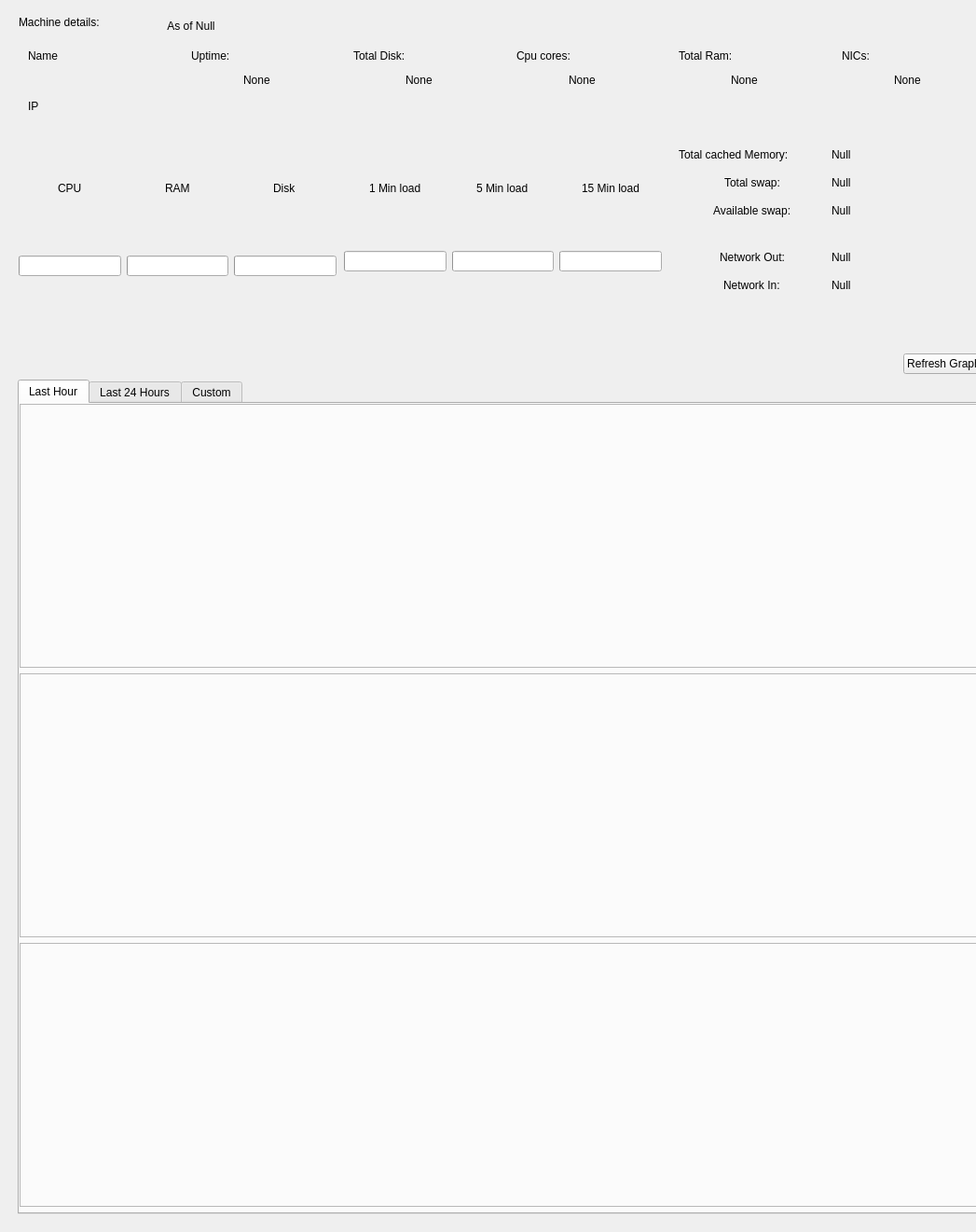
<?xml version="1.0" encoding="UTF-8"?>
<ui version="4.0">
 <class>Form</class>
 <widget class="QWidget" name="Form">
  <property name="geometry">
   <rect>
    <x>0</x>
    <y>0</y>
    <width>1047</width>
    <height>1321</height>
   </rect>
  </property>
  <property name="windowTitle">
   <string>Form</string>
  </property>
  <widget class="CardWidget" name="MainCard">
   <property name="geometry">
    <rect>
     <x>10</x>
     <y>10</y>
     <width>1061</width>
     <height>351</height>
    </rect>
   </property>
   <widget class="SubtitleLabel" name="SubtitleLabel">
    <property name="geometry">
     <rect>
      <x>10</x>
      <y>0</y>
      <width>161</width>
      <height>28</height>
     </rect>
    </property>
    <property name="text">
     <string>Machine details: </string>
    </property>
   </widget>
   <widget class="QWidget" name="horizontalLayoutWidget">
    <property name="geometry">
     <rect>
      <x>10</x>
      <y>30</y>
      <width>1041</width>
      <height>101</height>
     </rect>
    </property>
    <layout class="QHBoxLayout" name="horizontalLayout">
     <item>
      <layout class="QVBoxLayout" name="verticalLayout_2">
       <item>
        <widget class="ElevatedCardWidget" name="ElevatedCardWidget_7">
         <widget class="BodyLabel" name="MachineName">
          <property name="geometry">
           <rect>
            <x>10</x>
            <y>10</y>
            <width>151</width>
            <height>20</height>
           </rect>
          </property>
          <property name="text">
           <string>Name</string>
          </property>
         </widget>
        </widget>
       </item>
       <item>
        <widget class="ElevatedCardWidget" name="ElevatedCardWidget_6">
         <widget class="BodyLabel" name="MachineIP">
          <property name="geometry">
           <rect>
            <x>10</x>
            <y>10</y>
            <width>151</width>
            <height>19</height>
           </rect>
          </property>
          <property name="text">
           <string>IP</string>
          </property>
         </widget>
        </widget>
       </item>
      </layout>
     </item>
     <item>
      <widget class="ElevatedCardWidget" name="ElevatedCardWidget_5">
       <widget class="BodyLabel" name="BodyLabel_3">
        <property name="geometry">
         <rect>
          <x>10</x>
          <y>10</y>
          <width>63</width>
          <height>19</height>
         </rect>
        </property>
        <property name="text">
         <string>Uptime:</string>
        </property>
       </widget>
       <widget class="QWidget" name="verticalLayoutWidget">
        <property name="geometry">
         <rect>
          <x>0</x>
          <y>20</y>
          <width>161</width>
          <height>51</height>
         </rect>
        </property>
        <layout class="QVBoxLayout" name="verticalLayout">
         <item alignment="Qt::AlignHCenter">
          <widget class="SubtitleLabel" name="Uptime">
           <property name="text">
            <string>None</string>
           </property>
          </widget>
         </item>
        </layout>
       </widget>
      </widget>
     </item>
     <item>
      <widget class="ElevatedCardWidget" name="ElevatedCardWidget_11">
       <widget class="BodyLabel" name="BodyLabel_7">
        <property name="geometry">
         <rect>
          <x>10</x>
          <y>10</y>
          <width>101</width>
          <height>19</height>
         </rect>
        </property>
        <property name="text">
         <string>Total Disk:</string>
        </property>
       </widget>
       <widget class="QWidget" name="verticalLayoutWidget_7">
        <property name="geometry">
         <rect>
          <x>0</x>
          <y>20</y>
          <width>161</width>
          <height>51</height>
         </rect>
        </property>
        <layout class="QVBoxLayout" name="verticalLayout_9">
         <item alignment="Qt::AlignHCenter">
          <widget class="SubtitleLabel" name="TotalDisk">
           <property name="text">
            <string>None</string>
           </property>
          </widget>
         </item>
        </layout>
       </widget>
      </widget>
     </item>
     <item>
      <widget class="ElevatedCardWidget" name="ElevatedCardWidget_10">
       <widget class="BodyLabel" name="BodyLabel_6">
        <property name="geometry">
         <rect>
          <x>10</x>
          <y>10</y>
          <width>91</width>
          <height>19</height>
         </rect>
        </property>
        <property name="text">
         <string>Cpu cores:</string>
        </property>
       </widget>
       <widget class="QWidget" name="verticalLayoutWidget_6">
        <property name="geometry">
         <rect>
          <x>0</x>
          <y>20</y>
          <width>161</width>
          <height>51</height>
         </rect>
        </property>
        <layout class="QVBoxLayout" name="verticalLayout_8">
         <item alignment="Qt::AlignHCenter">
          <widget class="SubtitleLabel" name="CpuCores">
           <property name="text">
            <string>None</string>
           </property>
          </widget>
         </item>
        </layout>
       </widget>
      </widget>
     </item>
     <item>
      <widget class="ElevatedCardWidget" name="ElevatedCardWidget_9">
       <widget class="BodyLabel" name="BodyLabel_5">
        <property name="geometry">
         <rect>
          <x>10</x>
          <y>10</y>
          <width>91</width>
          <height>19</height>
         </rect>
        </property>
        <property name="text">
         <string>Total Ram:</string>
        </property>
       </widget>
       <widget class="QWidget" name="verticalLayoutWidget_5">
        <property name="geometry">
         <rect>
          <x>0</x>
          <y>20</y>
          <width>161</width>
          <height>51</height>
         </rect>
        </property>
        <layout class="QVBoxLayout" name="verticalLayout_7">
         <item alignment="Qt::AlignHCenter">
          <widget class="SubtitleLabel" name="TotalRam">
           <property name="text">
            <string>None</string>
           </property>
          </widget>
         </item>
        </layout>
       </widget>
      </widget>
     </item>
     <item>
      <widget class="ElevatedCardWidget" name="ElevatedCardWidget_8">
       <widget class="BodyLabel" name="BodyLabel_4">
        <property name="geometry">
         <rect>
          <x>10</x>
          <y>10</y>
          <width>101</width>
          <height>19</height>
         </rect>
        </property>
        <property name="text">
         <string>NICs:</string>
        </property>
       </widget>
       <widget class="QWidget" name="verticalLayoutWidget_4">
        <property name="geometry">
         <rect>
          <x>0</x>
          <y>20</y>
          <width>161</width>
          <height>51</height>
         </rect>
        </property>
        <layout class="QVBoxLayout" name="verticalLayout_6">
         <item alignment="Qt::AlignHCenter">
          <widget class="SubtitleLabel" name="Nics">
           <property name="text">
            <string>None</string>
           </property>
          </widget>
         </item>
        </layout>
       </widget>
      </widget>
     </item>
    </layout>
   </widget>
   <widget class="QWidget" name="horizontalLayoutWidget_2">
    <property name="geometry">
     <rect>
      <x>10</x>
      <y>130</y>
      <width>1041</width>
      <height>201</height>
     </rect>
    </property>
    <layout class="QHBoxLayout" name="horizontalLayout_2">
     <item>
      <widget class="ElevatedCardWidget" name="ElevatedCardWidget">
       <widget class="QWidget" name="gridLayoutWidget_2">
        <property name="geometry">
         <rect>
          <x>0</x>
          <y>-5</y>
          <width>341</width>
          <height>161</height>
         </rect>
        </property>
        <layout class="QGridLayout" name="gridLayout_2">
         <item row="1" column="0">
          <widget class="ProgressRing" name="CPUusagering">
           <property name="textVisible">
            <bool>true</bool>
           </property>
          </widget>
         </item>
         <item row="1" column="2">
          <widget class="ProgressRing" name="Diskusagering">
           <property name="textVisible">
            <bool>true</bool>
           </property>
          </widget>
         </item>
         <item row="1" column="1">
          <widget class="ProgressRing" name="RAMusagering">
           <property name="textVisible">
            <bool>true</bool>
           </property>
          </widget>
         </item>
         <item row="0" column="0" alignment="Qt::AlignHCenter">
          <widget class="StrongBodyLabel" name="StrongBodyLabel">
           <property name="text">
            <string>CPU</string>
           </property>
          </widget>
         </item>
         <item row="0" column="1" alignment="Qt::AlignHCenter">
          <widget class="StrongBodyLabel" name="StrongBodyLabel_2">
           <property name="text">
            <string>RAM</string>
           </property>
          </widget>
         </item>
         <item row="0" column="2" alignment="Qt::AlignHCenter">
          <widget class="StrongBodyLabel" name="StrongBodyLabel_3">
           <property name="text">
            <string>Disk</string>
           </property>
          </widget>
         </item>
        </layout>
       </widget>
      </widget>
     </item>
     <item>
      <layout class="QVBoxLayout" name="verticalLayout_3">
       <item>
        <widget class="ElevatedCardWidget" name="ElevatedCardWidget_13">
         <widget class="QWidget" name="gridLayoutWidget">
          <property name="geometry">
           <rect>
            <x>0</x>
            <y>0</y>
            <width>341</width>
            <height>151</height>
           </rect>
          </property>
          <layout class="QGridLayout" name="gridLayout">
           <item row="1" column="0">
            <widget class="ProgressRing" name="min1LoadRing">
             <property name="textVisible">
              <bool>true</bool>
             </property>
            </widget>
           </item>
           <item row="0" column="0" alignment="Qt::AlignHCenter">
            <widget class="StrongBodyLabel" name="StrongBodyLabel_4">
             <property name="text">
              <string>1 Min load</string>
             </property>
            </widget>
           </item>
           <item row="1" column="2">
            <widget class="ProgressRing" name="min15LoadRing">
             <property name="textVisible">
              <bool>true</bool>
             </property>
            </widget>
           </item>
           <item row="0" column="2" alignment="Qt::AlignHCenter">
            <widget class="StrongBodyLabel" name="StrongBodyLabel_6">
             <property name="text">
              <string>15 Min load</string>
             </property>
            </widget>
           </item>
           <item row="1" column="1">
            <widget class="ProgressRing" name="min5LoadRing">
             <property name="textVisible">
              <bool>true</bool>
             </property>
            </widget>
           </item>
           <item row="0" column="1" alignment="Qt::AlignHCenter">
            <widget class="StrongBodyLabel" name="StrongBodyLabel_5">
             <property name="text">
              <string>5 Min load</string>
             </property>
            </widget>
           </item>
          </layout>
         </widget>
        </widget>
       </item>
      </layout>
     </item>
     <item>
      <widget class="ElevatedCardWidget" name="ElevatedCardWidget_2">
       <widget class="QWidget" name="gridLayoutWidget_7">
        <property name="geometry">
         <rect>
          <x>10</x>
          <y>10</y>
          <width>321</width>
          <height>31</height>
         </rect>
        </property>
        <layout class="QGridLayout" name="gridLayout_7">
         <item row="0" column="1">
          <widget class="BodyLabel" name="TotalCachedMemory">
           <property name="text">
            <string>Null</string>
           </property>
          </widget>
         </item>
         <item row="0" column="0">
          <widget class="StrongBodyLabel" name="StrongBodyLabel_11">
           <property name="text">
            <string>Total cached Memory:</string>
           </property>
          </widget>
         </item>
        </layout>
       </widget>
       <widget class="QWidget" name="gridLayoutWidget_5">
        <property name="geometry">
         <rect>
          <x>10</x>
          <y>40</y>
          <width>321</width>
          <height>31</height>
         </rect>
        </property>
        <layout class="QGridLayout" name="gridLayout_5">
         <item row="0" column="0" alignment="Qt::AlignHCenter">
          <widget class="StrongBodyLabel" name="StrongBodyLabel_9">
           <property name="text">
            <string>Total swap:</string>
           </property>
          </widget>
         </item>
         <item row="0" column="1">
          <widget class="BodyLabel" name="TotalSwap">
           <property name="text">
            <string>Null</string>
           </property>
          </widget>
         </item>
        </layout>
       </widget>
       <widget class="QWidget" name="gridLayoutWidget_6">
        <property name="geometry">
         <rect>
          <x>10</x>
          <y>70</y>
          <width>321</width>
          <height>31</height>
         </rect>
        </property>
        <layout class="QGridLayout" name="gridLayout_6">
         <item row="0" column="1">
          <widget class="BodyLabel" name="AvailableSwap">
           <property name="text">
            <string>Null</string>
           </property>
          </widget>
         </item>
         <item row="0" column="0" alignment="Qt::AlignHCenter">
          <widget class="StrongBodyLabel" name="StrongBodyLabel_10">
           <property name="text">
            <string>Available swap:</string>
           </property>
          </widget>
         </item>
        </layout>
       </widget>
       <widget class="HorizontalSeparator" name="HorizontalSeparator">
        <property name="geometry">
         <rect>
          <x>10</x>
          <y>110</y>
          <width>321</width>
          <height>3</height>
         </rect>
        </property>
       </widget>
       <widget class="QWidget" name="gridLayoutWidget_3">
        <property name="geometry">
         <rect>
          <x>10</x>
          <y>120</y>
          <width>321</width>
          <height>31</height>
         </rect>
        </property>
        <layout class="QGridLayout" name="gridLayout_3">
         <item row="0" column="0" alignment="Qt::AlignHCenter">
          <widget class="StrongBodyLabel" name="StrongBodyLabel_7">
           <property name="text">
            <string>Network Out:</string>
           </property>
          </widget>
         </item>
         <item row="0" column="1">
          <widget class="BodyLabel" name="NetworkOut">
           <property name="text">
            <string>Null</string>
           </property>
          </widget>
         </item>
        </layout>
       </widget>
       <widget class="QWidget" name="gridLayoutWidget_4">
        <property name="geometry">
         <rect>
          <x>10</x>
          <y>150</y>
          <width>321</width>
          <height>31</height>
         </rect>
        </property>
        <layout class="QGridLayout" name="gridLayout_4">
         <item row="0" column="1">
          <widget class="BodyLabel" name="NetworkIn">
           <property name="text">
            <string>Null</string>
           </property>
          </widget>
         </item>
         <item row="0" column="0" alignment="Qt::AlignHCenter">
          <widget class="StrongBodyLabel" name="StrongBodyLabel_8">
           <property name="text">
            <string>Network In:</string>
           </property>
          </widget>
         </item>
        </layout>
       </widget>
      </widget>
     </item>
    </layout>
   </widget>
   <widget class="CaptionLabel" name="TimestampLabel">
    <property name="geometry">
     <rect>
      <x>160</x>
      <y>10</y>
      <width>70</width>
      <height>15</height>
     </rect>
    </property>
    <property name="text">
     <string>   As of Null</string>
    </property>
   </widget>
  </widget>
  <widget class="CardWidget" name="CardWidget">
   <property name="geometry">
    <rect>
     <x>10</x>
     <y>370</y>
     <width>1061</width>
     <height>941</height>
    </rect>
   </property>
   <layout class="QGridLayout" name="gridLayout_8">
    <item row="1" column="0">
     <widget class="QTabWidget" name="tabWidget">
      <property name="currentIndex">
       <number>0</number>
      </property>
      <widget class="QWidget" name="LastHourTab">
       <attribute name="title">
        <string>Last Hour</string>
       </attribute>
       <widget class="QWidget" name="verticalLayoutWidget_2">
        <property name="geometry">
         <rect>
          <x>0</x>
          <y>0</y>
          <width>1041</width>
          <height>861</height>
         </rect>
        </property>
        <layout class="QVBoxLayout" name="verticalLayout_4">
         <item>
          <widget class="QFrame" name="CPURAMDISKLastHour">
           <property name="frameShape">
            <enum>QFrame::StyledPanel</enum>
           </property>
           <property name="frameShadow">
            <enum>QFrame::Raised</enum>
           </property>
          </widget>
         </item>
         <item>
          <widget class="QFrame" name="LoadsLastHour">
           <property name="frameShape">
            <enum>QFrame::StyledPanel</enum>
           </property>
           <property name="frameShadow">
            <enum>QFrame::Raised</enum>
           </property>
          </widget>
         </item>
         <item>
          <widget class="QFrame" name="NetworkLastHour">
           <property name="frameShape">
            <enum>QFrame::StyledPanel</enum>
           </property>
           <property name="frameShadow">
            <enum>QFrame::Raised</enum>
           </property>
          </widget>
         </item>
        </layout>
       </widget>
      </widget>
      <widget class="QWidget" name="Last24HoursTab">
       <attribute name="title">
        <string>Last 24 Hours</string>
       </attribute>
       <widget class="QWidget" name="verticalLayoutWidget_3">
        <property name="geometry">
         <rect>
          <x>0</x>
          <y>0</y>
          <width>1041</width>
          <height>861</height>
         </rect>
        </property>
        <layout class="QVBoxLayout" name="verticalLayout_5">
         <item>
          <widget class="QFrame" name="CPURAMDISKLast24Hours">
           <property name="frameShape">
            <enum>QFrame::StyledPanel</enum>
           </property>
           <property name="frameShadow">
            <enum>QFrame::Raised</enum>
           </property>
          </widget>
         </item>
         <item>
          <widget class="QFrame" name="LoadsLast24Hours">
           <property name="frameShape">
            <enum>QFrame::StyledPanel</enum>
           </property>
           <property name="frameShadow">
            <enum>QFrame::Raised</enum>
           </property>
          </widget>
         </item>
         <item>
          <widget class="QFrame" name="NetworkLast24Hours">
           <property name="frameShape">
            <enum>QFrame::StyledPanel</enum>
           </property>
           <property name="frameShadow">
            <enum>QFrame::Raised</enum>
           </property>
          </widget>
         </item>
        </layout>
       </widget>
      </widget>
      <widget class="QWidget" name="CustomTab">
       <attribute name="title">
        <string>Custom</string>
       </attribute>
       <widget class="QWidget" name="horizontalLayoutWidget_3">
        <property name="geometry">
         <rect>
          <x>0</x>
          <y>10</y>
          <width>1041</width>
          <height>75</height>
         </rect>
        </property>
        <layout class="QHBoxLayout" name="horizontalLayout_3">
         <item>
          <layout class="QGridLayout" name="gridLayout_9">
           <item row="0" column="0">
            <spacer name="horizontalSpacer">
             <property name="orientation">
              <enum>Qt::Horizontal</enum>
             </property>
             <property name="sizeHint" stdset="0">
              <size>
               <width>40</width>
               <height>20</height>
              </size>
             </property>
            </spacer>
           </item>
           <item row="0" column="2">
            <widget class="TimePicker" name="StartTime"/>
           </item>
           <item row="1" column="1">
            <widget class="CalendarPicker" name="EndDate">
             <property name="text">
              <string>End Date</string>
             </property>
            </widget>
           </item>
           <item row="0" column="1">
            <widget class="CalendarPicker" name="StartDate">
             <property name="text">
              <string>Start Date</string>
             </property>
            </widget>
           </item>
           <item row="1" column="2">
            <widget class="TimePicker" name="EndTime"/>
           </item>
           <item row="1" column="3">
            <widget class="PrimaryPushButton" name="PlotButton">
             <property name="text">
              <string>Plot</string>
             </property>
            </widget>
           </item>
           <item row="0" column="3">
            <widget class="LineEdit" name="Ticks">
             <property name="placeholderText">
              <string>Ticks</string>
             </property>
            </widget>
           </item>
           <item row="0" column="4">
            <spacer name="horizontalSpacer_2">
             <property name="orientation">
              <enum>Qt::Horizontal</enum>
             </property>
             <property name="sizeHint" stdset="0">
              <size>
               <width>40</width>
               <height>20</height>
              </size>
             </property>
            </spacer>
           </item>
          </layout>
         </item>
        </layout>
       </widget>
       <widget class="QWidget" name="verticalLayoutWidget_8">
        <property name="geometry">
         <rect>
          <x>0</x>
          <y>90</y>
          <width>1041</width>
          <height>771</height>
         </rect>
        </property>
        <layout class="QVBoxLayout" name="verticalLayout_10">
         <item>
          <widget class="QFrame" name="CPURAMDISKCustom">
           <property name="frameShape">
            <enum>QFrame::StyledPanel</enum>
           </property>
           <property name="frameShadow">
            <enum>QFrame::Raised</enum>
           </property>
          </widget>
         </item>
         <item>
          <widget class="QFrame" name="LoadsCustom">
           <property name="frameShape">
            <enum>QFrame::StyledPanel</enum>
           </property>
           <property name="frameShadow">
            <enum>QFrame::Raised</enum>
           </property>
          </widget>
         </item>
         <item>
          <widget class="QFrame" name="NetworkCustom">
           <property name="frameShape">
            <enum>QFrame::StyledPanel</enum>
           </property>
           <property name="frameShadow">
            <enum>QFrame::Raised</enum>
           </property>
          </widget>
         </item>
        </layout>
       </widget>
      </widget>
     </widget>
    </item>
    <item row="0" column="0">
     <layout class="QHBoxLayout" name="horizontalLayout_4">
      <item>
       <spacer name="horizontalSpacer_3">
        <property name="orientation">
         <enum>Qt::Horizontal</enum>
        </property>
        <property name="sizeHint" stdset="0">
         <size>
          <width>40</width>
          <height>20</height>
         </size>
        </property>
       </spacer>
      </item>
      <item>
       <widget class="PrimaryPushButton" name="PrimaryPushButton">
        <property name="text">
         <string>Refresh Graphs</string>
        </property>
       </widget>
      </item>
     </layout>
    </item>
   </layout>
  </widget>
 </widget>
 <customwidgets>
  <customwidget>
   <class>PushButton</class>
   <extends>QPushButton</extends>
   <header>qfluentwidgets</header>
  </customwidget>
  <customwidget>
   <class>PrimaryPushButton</class>
   <extends>PushButton</extends>
   <header>qfluentwidgets</header>
  </customwidget>
  <customwidget>
   <class>HorizontalSeparator</class>
   <extends>QWidget</extends>
   <header>qfluentwidgets</header>
  </customwidget>
  <customwidget>
   <class>CardWidget</class>
   <extends>QFrame</extends>
   <header>qfluentwidgets</header>
   <container>1</container>
  </customwidget>
  <customwidget>
   <class>ElevatedCardWidget</class>
   <extends>SimpleCardWidget</extends>
   <header>qfluentwidgets</header>
   <container>1</container>
  </customwidget>
  <customwidget>
   <class>SimpleCardWidget</class>
   <extends>CardWidget</extends>
   <header>qfluentwidgets</header>
   <container>1</container>
  </customwidget>
  <customwidget>
   <class>CalendarPicker</class>
   <extends>QPushButton</extends>
   <header>qfluentwidgets</header>
  </customwidget>
  <customwidget>
   <class>TimePicker</class>
   <extends>QPushButton</extends>
   <header>qfluentwidgets</header>
  </customwidget>
  <customwidget>
   <class>CaptionLabel</class>
   <extends>QLabel</extends>
   <header>qfluentwidgets</header>
  </customwidget>
  <customwidget>
   <class>BodyLabel</class>
   <extends>QLabel</extends>
   <header>qfluentwidgets</header>
  </customwidget>
  <customwidget>
   <class>StrongBodyLabel</class>
   <extends>QLabel</extends>
   <header>qfluentwidgets</header>
  </customwidget>
  <customwidget>
   <class>SubtitleLabel</class>
   <extends>QLabel</extends>
   <header>qfluentwidgets</header>
  </customwidget>
  <customwidget>
   <class>ProgressBar</class>
   <extends>QProgressBar</extends>
   <header>qfluentwidgets</header>
  </customwidget>
  <customwidget>
   <class>ProgressRing</class>
   <extends>ProgressBar</extends>
   <header>qfluentwidgets</header>
  </customwidget>
  <customwidget>
   <class>LineEdit</class>
   <extends>QLineEdit</extends>
   <header>qfluentwidgets</header>
  </customwidget>
 </customwidgets>
 <resources/>
 <connections/>
</ui>
